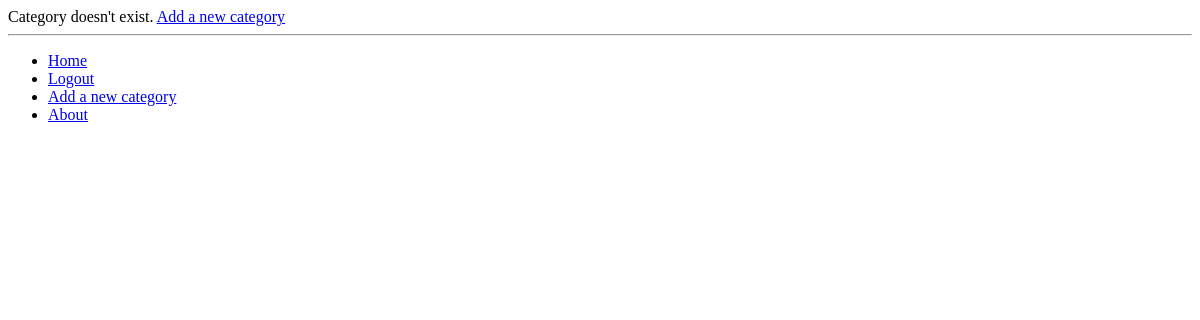
Before: /rango/category/python/add_page/ (signed in) with the older database file.
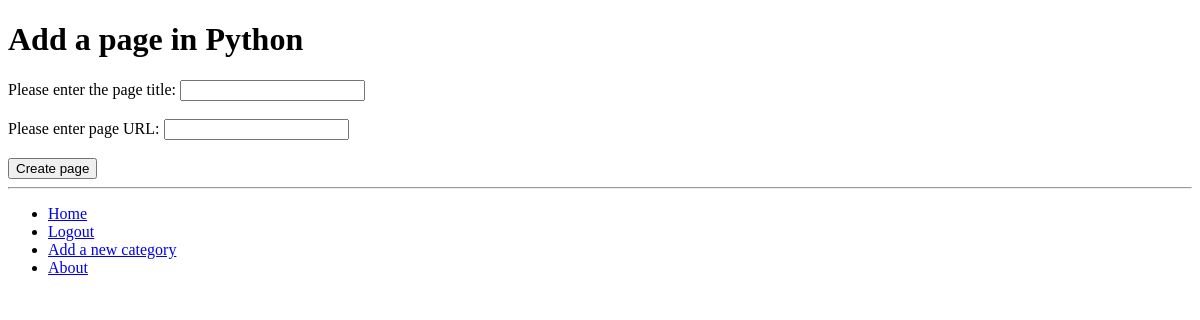
After: the same page with the newer database file.
### rango/models.py (models this page shows, shortened)
class Category(models.Model):
    name = models.CharField(max_length=128, unique=True)
    views = models.IntegerField(default=0)
    likes = models.IntegerField(default=0)
    slug = models.SlugField(unique=True)
    class Meta:
        verbose_name_plural =  "Categories"

### rango/views.py (the view)
# urls.py: url(r"^category/(?P<category_name_slug>[\w\-]+)/add_page/$", views.add_page, name="add_page"),
@login_required
def add_page(request, category_name_slug):
    context = {}
    try:
        category = Category.objects.get(slug=category_name_slug)
        context["category"] = category
    except Category.DoesNotExist:
        category = False
    if request.method == "POST":
        form = PageForm(request.POST)
        if form.is_valid():
            form.save(commit=True)
            return HttpResponseRedirect(reverse("rango:category", args=(category_name_slug,)))
    else:
        if category:
            form = PageForm(initial={"category": category})
            context["form"] = form
    return render(request, "rango/add_page.html", context)

### rango/forms.py (shortened to what this page needs)
class PageForm(forms.ModelForm):
    category = forms.ModelChoiceField(widget=forms.HiddenInput(),
                                                                queryset=Category.objects.all())
    title = forms.CharField(max_length=128,
                help_text="Please enter the page title: ")
    url = forms.URLField(help_text="Please enter page URL: ")
    views = forms.IntegerField(widget=forms.HiddenInput(), initial=0)
    class Meta:
        model = Page
        fields = ["category", "title", "url", "views"]

### rango/templates/rango/add_page.html (shortened to what this page needs)
{% extends "rango/base.html" %}
{% block body_block %}
    {% if category %}
        <h1>Add a page in {{ category.name }}</h1>
        <form id="page_form" action="{% url 'rango:add_page'  category.slug %}" method="post">
            {% for field in form.visible_fields %}
                {{ field.help_text }}
                {{ field }}
                <br/>
                <br/>
            {% endfor %}
            <input type="submit" name="submit" value="Create page" />
        </form>
    {% else %}
        <stong>Category doesn't exist.</strong>
        <a href="{% url 'rango:add_category' %}">Add a new category</a>
        <br/>
    {% endif %}
{% endblock %}

Changed rows visible on the page:
added Category: name "Python"
Other visible differences:
form field submit: (not shown) → "Create page"
text no longer shown: "Category doesn't exist. Add a new category"
text now shown: "Add a page in"
new list line: "Please enter the page title: "
new list line: "Please enter page URL: "
